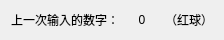
   <widget class="QWidget" name="horizontalLayoutWidget_5">
    <property name="geometry">
     <rect>
      <x>70</x>
      <y>310</y>
      <width>224</width>
      <height>31</height>
     </rect>
    </property>
    <layout class="QHBoxLayout" name="horizontalLayout_8">
     <item>
      <widget class="QLabel" name="label_blue12_3">
       <property name="sizePolicy">
        <sizepolicy hsizetype="Preferred" vsizetype="Fixed">
         <horstretch>0</horstretch>
         <verstretch>0</verstretch>
        </sizepolicy>
       </property>
       <property name="maximumSize">
        <size>
         <width>99999</width>
         <height>20</height>
        </size>
       </property>
       <property name="text">
        <string>上一次输入的数字：</string>
       </property>
       <property name="textFormat">
        <enum>Qt::AutoText</enum>
       </property>
       <property name="alignment">
        <set>Qt::AlignCenter</set>
       </property>
      </widget>
     </item>
     <item>
      <widget class="QLabel" name="label_last_num">
       <property name="sizePolicy">
        <sizepolicy hsizetype="Preferred" vsizetype="Fixed">
         <horstretch>0</horstretch>
         <verstretch>0</verstretch>
        </sizepolicy>
       </property>
       <property name="maximumSize">
        <size>
         <width>99999</width>
         <height>20</height>
        </size>
       </property>
       <property name="text">
        <string>0</string>
       </property>
       <property name="textFormat">
        <enum>Qt::AutoText</enum>
       </property>
       <property name="alignment">
        <set>Qt::AlignCenter</set>
       </property>
      </widget>
     </item>
     <item>
      <widget class="QLabel" name="label_last_num_2">
       <property name="sizePolicy">
        <sizepolicy hsizetype="Preferred" vsizetype="Fixed">
         <horstretch>0</horstretch>
         <verstretch>0</verstretch>
        </sizepolicy>
       </property>
       <property name="maximumSize">
        <size>
         <width>99999</width>
         <height>20</height>
        </size>
       </property>
       <property name="text">
        <string>（红球）</string>
       </property>
       <property name="textFormat">
        <enum>Qt::AutoText</enum>
       </property>
       <property name="alignment">
        <set>Qt::AlignCenter</set>
       </property>
      </widget>
     </item>
    </layout>
   </widget>
